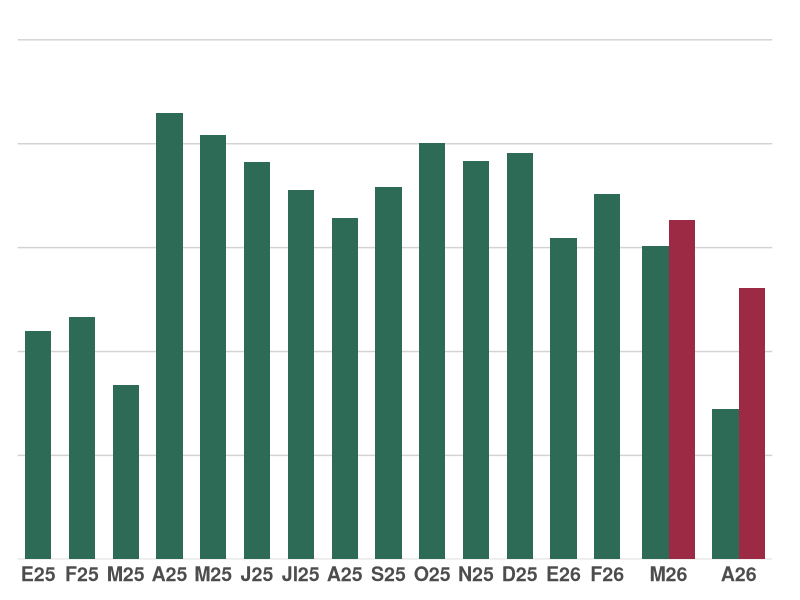

This chart was generated by the following R code:
# 1. Cargar librería
library(ggplot2)

# 2. Dataset con posiciones X optimizadas (Enero pegado al eje)
datos_final <- data.frame(
  pos_x = c(0.5, 1.5, 2.5, 3.5, 4.5, 5.5, 6.5, 7.5, 8.5, 9.5, 10.5, 11.5, 12.5, 13.5, 14.6, 15.2, 16.2, 16.8), 
  valor = c(439.4, 467.2, 335.0, 858.2, 816.0, 765.2, 711.2, 656.8, 716.0, 801.6, 766.2, 781.8, 618.9, 702.7, 603.7, 652.9, 289.5, 521.5),
  tipo = c(rep("IEPS", 15), "IEPS_Sin", "IEPS", "IEPS_Sin")
)

# 3. Generar la gráfica con fuente máxima en Eje X
ggplot(datos_final, aes(x = pos_x, y = valor, fill = tipo)) +
  # Barras
  geom_col(width = 0.6, color = NA) +
  # Colores Institucionales
  scale_fill_manual(values = c("IEPS" = "#2D6B57", "IEPS_Sin" = "#9C2A44")) +
  # Ajuste del Eje X: Etiquetas centradas en sus bloques
  scale_x_continuous(breaks = c(0.5, 1.5, 2.5, 3.5, 4.5, 5.5, 6.5, 7.5, 8.5, 9.5, 10.5, 11.5, 12.5, 13.5, 14.9, 16.5), 
                     labels = c("E25", "F25", "M25", "A25", "M25", "J25", "Jl25", "A25", "S25", "O25", "N25", "D25", "E26", "F26", "M26", "A26"),
                     expand = c(0.01, 0)) + 
  # Eje Y: Sin etiquetas, conservando líneas de guía (grid)
  scale_y_continuous(limits = c(0, 1050), 
                     breaks = seq(0, 1000, 200), 
                     expand = c(0,0),
                     labels = NULL) + 
  theme_minimal() +
  theme(
    panel.grid.major.x = element_blank(),
    panel.grid.minor = element_blank(),
    panel.grid.major.y = element_line(color = "#D3D3D3"),
    axis.title = element_blank(),
    # Tamaño de fuente aumentado a 14.17 (un 12% extra sobre el previo 12.65)
    axis.text.x = element_text(face = "bold", size = 14.17, color = "#4D4D4D"),
    axis.text.y = element_blank(),
    legend.position = "none",
    # Margen derecho ligeramente mayor para evitar cortes en el texto largo
    plot.margin = margin(10, 20, 10, 10)
  )
